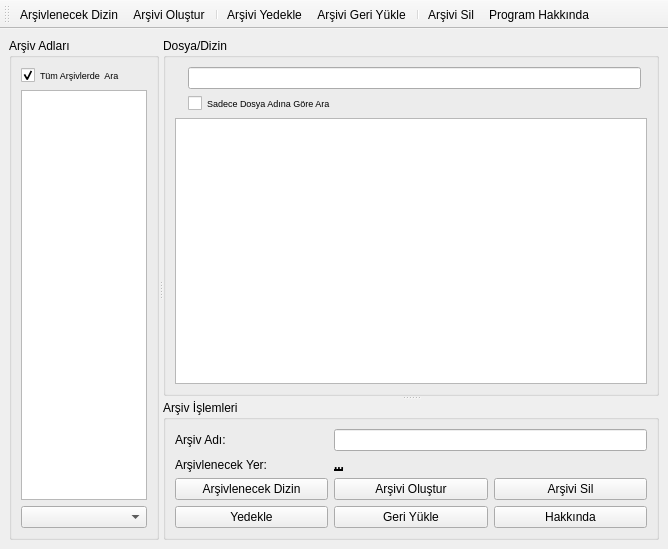
<ui version="4.0" >
 <class>MainWindow</class>
 <widget class="QMainWindow" name="MainWindow" >
  <property name="geometry" >
   <rect>
    <x>0</x>
    <y>0</y>
    <width>668</width>
    <height>549</height>
   </rect>
  </property>
  <property name="windowTitle" >
   <string>Pardus için Cd/DVD Arşivleyici</string>
  </property>
  <widget class="QWidget" name="centralwidget" >
   <property name="geometry" >
    <rect>
     <x>0</x>
     <y>39</y>
     <width>668</width>
     <height>510</height>
    </rect>
   </property>
   <layout class="QGridLayout" >
    <item row="0" column="0" >
     <widget class="QSplitter" name="splitter_2" >
      <property name="orientation" >
       <enum>Qt::Horizontal</enum>
      </property>
      <widget class="QGroupBox" name="groupBox_3" >
       <property name="maximumSize" >
        <size>
         <width>150</width>
         <height>16777215</height>
        </size>
       </property>
       <property name="title" >
        <string>Arşiv Adları</string>
       </property>
       <layout class="QGridLayout" >
        <item row="0" column="0" >
         <widget class="QCheckBox" name="CbHepsiniAra" >
          <property name="font" >
           <font>
            <pointsize>7</pointsize>
           </font>
          </property>
          <property name="text" >
           <string>Tüm Arşivlerde  Ara</string>
          </property>
          <property name="checked" >
           <bool>true</bool>
          </property>
         </widget>
        </item>
        <item row="1" column="0" >
         <widget class="QTableView" name="arsivadlari" >
          <property name="maximumSize" >
           <size>
            <width>200</width>
            <height>16777215</height>
           </size>
          </property>
          <property name="cursor" stdset="0" >
           <cursorShape>PointingHandCursor</cursorShape>
          </property>
          <property name="styleSheet" >
           <string notr="true" >selection-color: rgb(85, 255, 0);</string>
          </property>
          <property name="showGrid" >
           <bool>false</bool>
          </property>
          <property name="cornerButtonEnabled" >
           <bool>false</bool>
          </property>
         </widget>
        </item>
        <item row="2" column="0" >
         <widget class="QComboBox" name="comboBox" />
        </item>
       </layout>
      </widget>
      <widget class="QSplitter" name="splitter" >
       <property name="orientation" >
        <enum>Qt::Vertical</enum>
       </property>
       <widget class="QGroupBox" name="groupBox_2" >
        <property name="title" >
         <string>Dosya/Dizin</string>
        </property>
        <layout class="QGridLayout" >
         <item row="0" column="0" >
          <widget class="QLabel" name="label_2" >
           <property name="text" >
            <string/>
           </property>
           <property name="pixmap" >
            <pixmap resource="ikonlar.qrc" >:/ikonlar/ikonlar/search.png</pixmap>
           </property>
          </widget>
         </item>
         <item row="0" column="1" >
          <widget class="QLineEdit" name="arama_kutusu" >
           <property name="styleSheet" >
            <string notr="true" >selection-background-color: rgb(85, 255, 0);</string>
           </property>
          </widget>
         </item>
         <item row="2" column="0" colspan="3" >
          <widget class="QTableView" name="tablo" >
           <property name="alternatingRowColors" >
            <bool>true</bool>
           </property>
           <property name="selectionMode" >
            <enum>QAbstractItemView::SingleSelection</enum>
           </property>
           <property name="selectionBehavior" >
            <enum>QAbstractItemView::SelectRows</enum>
           </property>
           <property name="showGrid" >
            <bool>false</bool>
           </property>
          </widget>
         </item>
         <item row="1" column="1" >
          <widget class="QCheckBox" name="CbDosyaYolu" >
           <property name="font" >
            <font>
             <pointsize>7</pointsize>
            </font>
           </property>
           <property name="text" >
            <string>Sadece Dosya Adına Göre Ara</string>
           </property>
           <property name="checked" >
            <bool>false</bool>
           </property>
          </widget>
         </item>
        </layout>
       </widget>
       <widget class="QGroupBox" name="groupBox" >
        <property name="maximumSize" >
         <size>
          <width>16777215</width>
          <height>140</height>
         </size>
        </property>
        <property name="title" >
         <string>Arşiv İşlemleri</string>
        </property>
        <layout class="QGridLayout" >
         <item row="0" column="0" >
          <widget class="QLabel" name="label_4" >
           <property name="text" >
            <string>Arşiv Adı:</string>
           </property>
          </widget>
         </item>
         <item row="0" column="1" colspan="2" >
          <widget class="QLineEdit" name="arsiv_adi" />
         </item>
         <item row="1" column="0" >
          <widget class="QLabel" name="label_3" >
           <property name="text" >
            <string>Arşivlenecek Yer:</string>
           </property>
          </widget>
         </item>
         <item row="1" column="1" colspan="2" >
          <widget class="QLabel" name="label" >
           <property name="palette" >
            <palette>
             <active>
              <colorrole role="WindowText" >
               <brush brushstyle="SolidPattern" >
                <color alpha="255" >
                 <red>0</red>
                 <green>0</green>
                 <blue>0</blue>
                </color>
               </brush>
              </colorrole>
              <colorrole role="Button" >
               <brush brushstyle="SolidPattern" >
                <color alpha="255" >
                 <red>28</red>
                 <green>74</green>
                 <blue>239</blue>
                </color>
               </brush>
              </colorrole>
              <colorrole role="Light" >
               <brush brushstyle="SolidPattern" >
                <color alpha="255" >
                 <red>133</red>
                 <green>160</green>
                 <blue>255</blue>
                </color>
               </brush>
              </colorrole>
              <colorrole role="Midlight" >
               <brush brushstyle="SolidPattern" >
                <color alpha="255" >
                 <red>80</red>
                 <green>117</green>
                 <blue>247</blue>
                </color>
               </brush>
              </colorrole>
              <colorrole role="Dark" >
               <brush brushstyle="SolidPattern" >
                <color alpha="255" >
                 <red>14</red>
                 <green>37</green>
                 <blue>119</blue>
                </color>
               </brush>
              </colorrole>
              <colorrole role="Mid" >
               <brush brushstyle="SolidPattern" >
                <color alpha="255" >
                 <red>18</red>
                 <green>49</green>
                 <blue>159</blue>
                </color>
               </brush>
              </colorrole>
              <colorrole role="Text" >
               <brush brushstyle="SolidPattern" >
                <color alpha="255" >
                 <red>0</red>
                 <green>0</green>
                 <blue>0</blue>
                </color>
               </brush>
              </colorrole>
              <colorrole role="BrightText" >
               <brush brushstyle="SolidPattern" >
                <color alpha="255" >
                 <red>255</red>
                 <green>255</green>
                 <blue>255</blue>
                </color>
               </brush>
              </colorrole>
              <colorrole role="ButtonText" >
               <brush brushstyle="SolidPattern" >
                <color alpha="255" >
                 <red>0</red>
                 <green>0</green>
                 <blue>0</blue>
                </color>
               </brush>
              </colorrole>
              <colorrole role="Base" >
               <brush brushstyle="SolidPattern" >
                <color alpha="255" >
                 <red>255</red>
                 <green>255</green>
                 <blue>255</blue>
                </color>
               </brush>
              </colorrole>
              <colorrole role="Window" >
               <brush brushstyle="SolidPattern" >
                <color alpha="255" >
                 <red>28</red>
                 <green>74</green>
                 <blue>239</blue>
                </color>
               </brush>
              </colorrole>
              <colorrole role="Shadow" >
               <brush brushstyle="SolidPattern" >
                <color alpha="255" >
                 <red>0</red>
                 <green>0</green>
                 <blue>0</blue>
                </color>
               </brush>
              </colorrole>
              <colorrole role="AlternateBase" >
               <brush brushstyle="SolidPattern" >
                <color alpha="255" >
                 <red>141</red>
                 <green>164</green>
                 <blue>247</blue>
                </color>
               </brush>
              </colorrole>
             </active>
             <inactive>
              <colorrole role="WindowText" >
               <brush brushstyle="SolidPattern" >
                <color alpha="255" >
                 <red>0</red>
                 <green>0</green>
                 <blue>0</blue>
                </color>
               </brush>
              </colorrole>
              <colorrole role="Button" >
               <brush brushstyle="SolidPattern" >
                <color alpha="255" >
                 <red>28</red>
                 <green>74</green>
                 <blue>239</blue>
                </color>
               </brush>
              </colorrole>
              <colorrole role="Light" >
               <brush brushstyle="SolidPattern" >
                <color alpha="255" >
                 <red>133</red>
                 <green>160</green>
                 <blue>255</blue>
                </color>
               </brush>
              </colorrole>
              <colorrole role="Midlight" >
               <brush brushstyle="SolidPattern" >
                <color alpha="255" >
                 <red>80</red>
                 <green>117</green>
                 <blue>247</blue>
                </color>
               </brush>
              </colorrole>
              <colorrole role="Dark" >
               <brush brushstyle="SolidPattern" >
                <color alpha="255" >
                 <red>14</red>
                 <green>37</green>
                 <blue>119</blue>
                </color>
               </brush>
              </colorrole>
              <colorrole role="Mid" >
               <brush brushstyle="SolidPattern" >
                <color alpha="255" >
                 <red>18</red>
                 <green>49</green>
                 <blue>159</blue>
                </color>
               </brush>
              </colorrole>
              <colorrole role="Text" >
               <brush brushstyle="SolidPattern" >
                <color alpha="255" >
                 <red>0</red>
                 <green>0</green>
                 <blue>0</blue>
                </color>
               </brush>
              </colorrole>
              <colorrole role="BrightText" >
               <brush brushstyle="SolidPattern" >
                <color alpha="255" >
                 <red>255</red>
                 <green>255</green>
                 <blue>255</blue>
                </color>
               </brush>
              </colorrole>
              <colorrole role="ButtonText" >
               <brush brushstyle="SolidPattern" >
                <color alpha="255" >
                 <red>0</red>
                 <green>0</green>
                 <blue>0</blue>
                </color>
               </brush>
              </colorrole>
              <colorrole role="Base" >
               <brush brushstyle="SolidPattern" >
                <color alpha="255" >
                 <red>255</red>
                 <green>255</green>
                 <blue>255</blue>
                </color>
               </brush>
              </colorrole>
              <colorrole role="Window" >
               <brush brushstyle="SolidPattern" >
                <color alpha="255" >
                 <red>28</red>
                 <green>74</green>
                 <blue>239</blue>
                </color>
               </brush>
              </colorrole>
              <colorrole role="Shadow" >
               <brush brushstyle="SolidPattern" >
                <color alpha="255" >
                 <red>0</red>
                 <green>0</green>
                 <blue>0</blue>
                </color>
               </brush>
              </colorrole>
              <colorrole role="AlternateBase" >
               <brush brushstyle="SolidPattern" >
                <color alpha="255" >
                 <red>141</red>
                 <green>164</green>
                 <blue>247</blue>
                </color>
               </brush>
              </colorrole>
             </inactive>
             <disabled>
              <colorrole role="WindowText" >
               <brush brushstyle="SolidPattern" >
                <color alpha="255" >
                 <red>14</red>
                 <green>37</green>
                 <blue>119</blue>
                </color>
               </brush>
              </colorrole>
              <colorrole role="Button" >
               <brush brushstyle="SolidPattern" >
                <color alpha="255" >
                 <red>28</red>
                 <green>74</green>
                 <blue>239</blue>
                </color>
               </brush>
              </colorrole>
              <colorrole role="Light" >
               <brush brushstyle="SolidPattern" >
                <color alpha="255" >
                 <red>133</red>
                 <green>160</green>
                 <blue>255</blue>
                </color>
               </brush>
              </colorrole>
              <colorrole role="Midlight" >
               <brush brushstyle="SolidPattern" >
                <color alpha="255" >
                 <red>80</red>
                 <green>117</green>
                 <blue>247</blue>
                </color>
               </brush>
              </colorrole>
              <colorrole role="Dark" >
               <brush brushstyle="SolidPattern" >
                <color alpha="255" >
                 <red>14</red>
                 <green>37</green>
                 <blue>119</blue>
                </color>
               </brush>
              </colorrole>
              <colorrole role="Mid" >
               <brush brushstyle="SolidPattern" >
                <color alpha="255" >
                 <red>18</red>
                 <green>49</green>
                 <blue>159</blue>
                </color>
               </brush>
              </colorrole>
              <colorrole role="Text" >
               <brush brushstyle="SolidPattern" >
                <color alpha="255" >
                 <red>14</red>
                 <green>37</green>
                 <blue>119</blue>
                </color>
               </brush>
              </colorrole>
              <colorrole role="BrightText" >
               <brush brushstyle="SolidPattern" >
                <color alpha="255" >
                 <red>255</red>
                 <green>255</green>
                 <blue>255</blue>
                </color>
               </brush>
              </colorrole>
              <colorrole role="ButtonText" >
               <brush brushstyle="SolidPattern" >
                <color alpha="255" >
                 <red>14</red>
                 <green>37</green>
                 <blue>119</blue>
                </color>
               </brush>
              </colorrole>
              <colorrole role="Base" >
               <brush brushstyle="SolidPattern" >
                <color alpha="255" >
                 <red>28</red>
                 <green>74</green>
                 <blue>239</blue>
                </color>
               </brush>
              </colorrole>
              <colorrole role="Window" >
               <brush brushstyle="SolidPattern" >
                <color alpha="255" >
                 <red>28</red>
                 <green>74</green>
                 <blue>239</blue>
                </color>
               </brush>
              </colorrole>
              <colorrole role="Shadow" >
               <brush brushstyle="SolidPattern" >
                <color alpha="255" >
                 <red>0</red>
                 <green>0</green>
                 <blue>0</blue>
                </color>
               </brush>
              </colorrole>
              <colorrole role="AlternateBase" >
               <brush brushstyle="SolidPattern" >
                <color alpha="255" >
                 <red>28</red>
                 <green>74</green>
                 <blue>239</blue>
                </color>
               </brush>
              </colorrole>
             </disabled>
            </palette>
           </property>
           <property name="font" >
            <font>
             <weight>75</weight>
             <bold>true</bold>
             <underline>true</underline>
            </font>
           </property>
           <property name="text" >
            <string>...</string>
           </property>
          </widget>
         </item>
         <item row="2" column="0" >
          <widget class="QPushButton" name="tbArsivYeri" >
           <property name="text" >
            <string>Arşivlenecek Dizin</string>
           </property>
           <property name="icon" >
            <iconset resource="ikonlar.qrc" >
             <normaloff>:/ikonlar/ikonlar/fileopen.png</normaloff>:/ikonlar/ikonlar/fileopen.png</iconset>
           </property>
          </widget>
         </item>
         <item row="2" column="1" >
          <widget class="QPushButton" name="tbArsivYap" >
           <property name="text" >
            <string>Arşivi Oluştur</string>
           </property>
           <property name="icon" >
            <iconset resource="ikonlar.qrc" >
             <normaloff>:/ikonlar/ikonlar/ark.png</normaloff>:/ikonlar/ikonlar/ark.png</iconset>
           </property>
          </widget>
         </item>
         <item row="2" column="2" >
          <widget class="QPushButton" name="tbArsivSil" >
           <property name="text" >
            <string>Arşivi Sil</string>
           </property>
           <property name="icon" >
            <iconset resource="ikonlar.qrc" >
             <normaloff>:/ikonlar/ikonlar/stop.png</normaloff>:/ikonlar/ikonlar/stop.png</iconset>
           </property>
          </widget>
         </item>
         <item row="3" column="0" >
          <widget class="QPushButton" name="PbYedekle" >
           <property name="text" >
            <string>Yedekle</string>
           </property>
           <property name="icon" >
            <iconset resource="ikonlar.qrc" >
             <normaloff>:/ikonlar/ikonlar/filesave.png</normaloff>:/ikonlar/ikonlar/filesave.png</iconset>
           </property>
          </widget>
         </item>
         <item row="3" column="1" >
          <widget class="QPushButton" name="PbGeriYukle" >
           <property name="text" >
            <string>Geri Yükle</string>
           </property>
           <property name="icon" >
            <iconset resource="ikonlar.qrc" >
             <normaloff>:/ikonlar/ikonlar/reload.png</normaloff>:/ikonlar/ikonlar/reload.png</iconset>
           </property>
          </widget>
         </item>
         <item row="3" column="2" >
          <widget class="QPushButton" name="pbHakkinda" >
           <property name="text" >
            <string>Hakkında</string>
           </property>
           <property name="icon" >
            <iconset resource="ikonlar.qrc" >
             <normaloff>:/ikonlar/ikonlar/misc.png</normaloff>:/ikonlar/ikonlar/misc.png</iconset>
           </property>
          </widget>
         </item>
        </layout>
       </widget>
      </widget>
     </widget>
    </item>
   </layout>
  </widget>
  <widget class="QToolBar" name="toolBar" >
   <property name="geometry" >
    <rect>
     <x>0</x>
     <y>0</y>
     <width>668</width>
     <height>39</height>
    </rect>
   </property>
   <property name="windowTitle" >
    <string>toolBar</string>
   </property>
   <property name="autoFillBackground" >
    <bool>true</bool>
   </property>
   <attribute name="toolBarArea" >
    <enum>TopToolBarArea</enum>
   </attribute>
   <attribute name="toolBarBreak" >
    <bool>false</bool>
   </attribute>
   <addaction name="actionArsivlenecek" />
   <addaction name="actionArsivolustur" />
   <addaction name="separator" />
   <addaction name="actionYedekle" />
   <addaction name="actionGeriyukle" />
   <addaction name="separator" />
   <addaction name="actionSil" />
   <addaction name="actionHakkinda" />
  </widget>
  <action name="actionArsivlenecek" >
   <property name="icon" >
    <iconset resource="ikonlar.qrc" >
     <normaloff>:/ikonlar/ikonlar/fileopen.png</normaloff>:/ikonlar/ikonlar/fileopen.png</iconset>
   </property>
   <property name="text" >
    <string>Arşivlenecek Dizin</string>
   </property>
   <property name="statusTip" >
    <string>Arşivlenecek Dizin</string>
   </property>
  </action>
  <action name="actionArsivolustur" >
   <property name="icon" >
    <iconset resource="ikonlar.qrc" >
     <normaloff>:/ikonlar/ikonlar/ark.png</normaloff>:/ikonlar/ikonlar/ark.png</iconset>
   </property>
   <property name="text" >
    <string>Arşivi Oluştur</string>
   </property>
   <property name="statusTip" >
    <string>Arşivi Oluştur</string>
   </property>
  </action>
  <action name="actionYedekle" >
   <property name="icon" >
    <iconset resource="ikonlar.qrc" >
     <normaloff>:/ikonlar/ikonlar/filesave.png</normaloff>:/ikonlar/ikonlar/filesave.png</iconset>
   </property>
   <property name="text" >
    <string>Arşivi Yedekle</string>
   </property>
   <property name="statusTip" >
    <string>Arşivi Yedekle</string>
   </property>
  </action>
  <action name="actionGeriyukle" >
   <property name="icon" >
    <iconset resource="ikonlar.qrc" >
     <normaloff>:/ikonlar/ikonlar/reload.png</normaloff>:/ikonlar/ikonlar/reload.png</iconset>
   </property>
   <property name="text" >
    <string>Arşivi Geri Yükle</string>
   </property>
   <property name="statusTip" >
    <string>Arşivi Geri Yükle</string>
   </property>
  </action>
  <action name="actionSil" >
   <property name="icon" >
    <iconset resource="ikonlar.qrc" >
     <normaloff>:/ikonlar/ikonlar/stop.png</normaloff>:/ikonlar/ikonlar/stop.png</iconset>
   </property>
   <property name="text" >
    <string>Arşivi Sil</string>
   </property>
   <property name="statusTip" >
    <string>Arşivi Sil</string>
   </property>
  </action>
  <action name="actionHakkinda" >
   <property name="icon" >
    <iconset resource="ikonlar.qrc" >
     <normaloff>:/ikonlar/ikonlar/misc.png</normaloff>:/ikonlar/ikonlar/misc.png</iconset>
   </property>
   <property name="text" >
    <string>Program Hakkında</string>
   </property>
   <property name="statusTip" >
    <string>Program Hakkında</string>
   </property>
  </action>
 </widget>
 <resources>
  <include location="ikonlar.qrc" />
 </resources>
 <connections/>
</ui>
